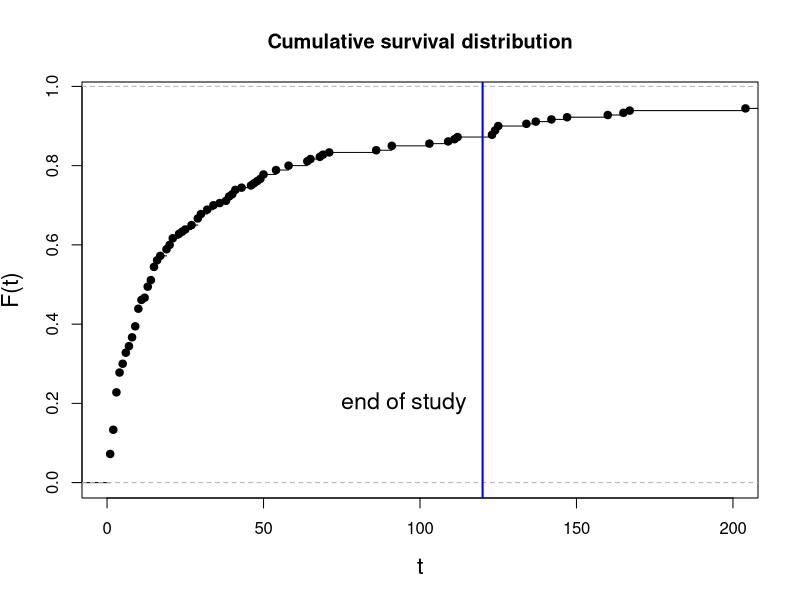
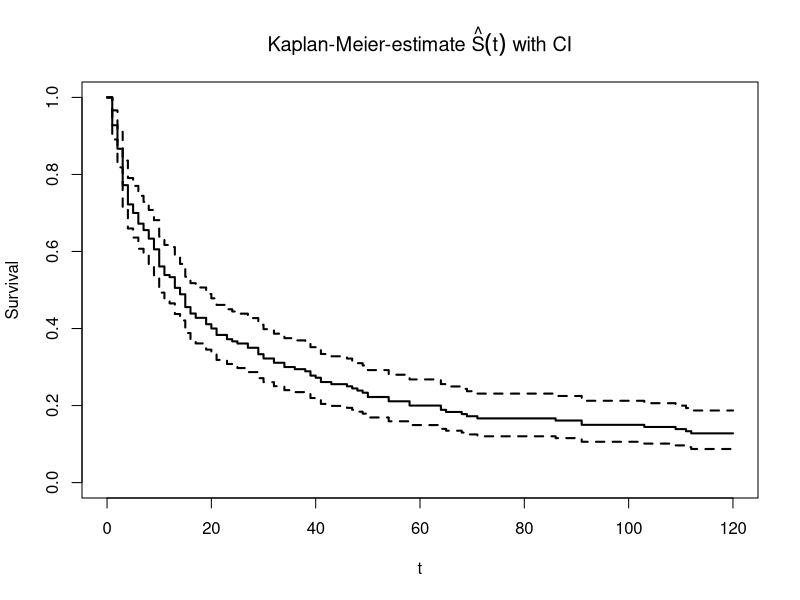
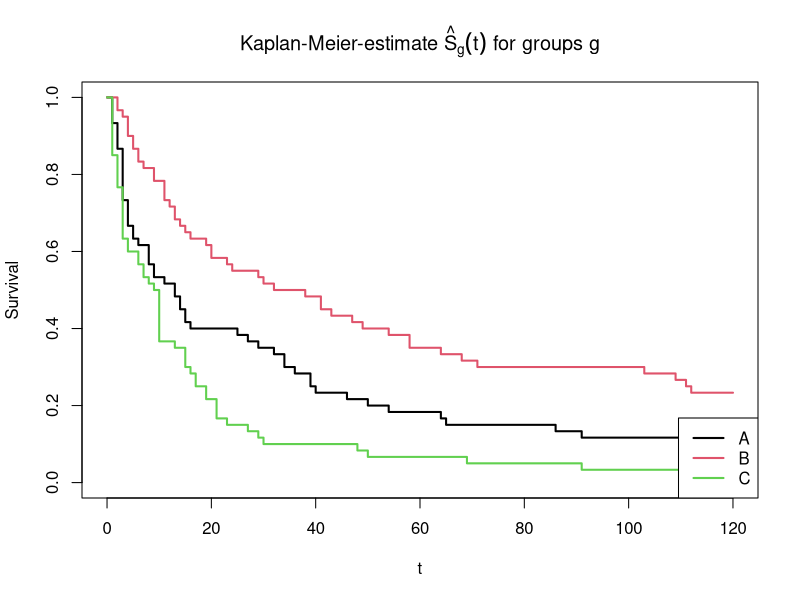
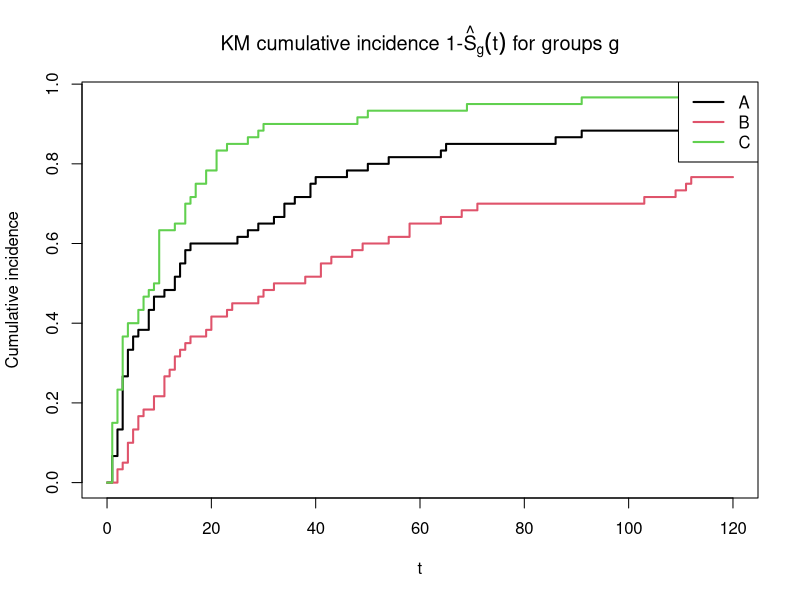
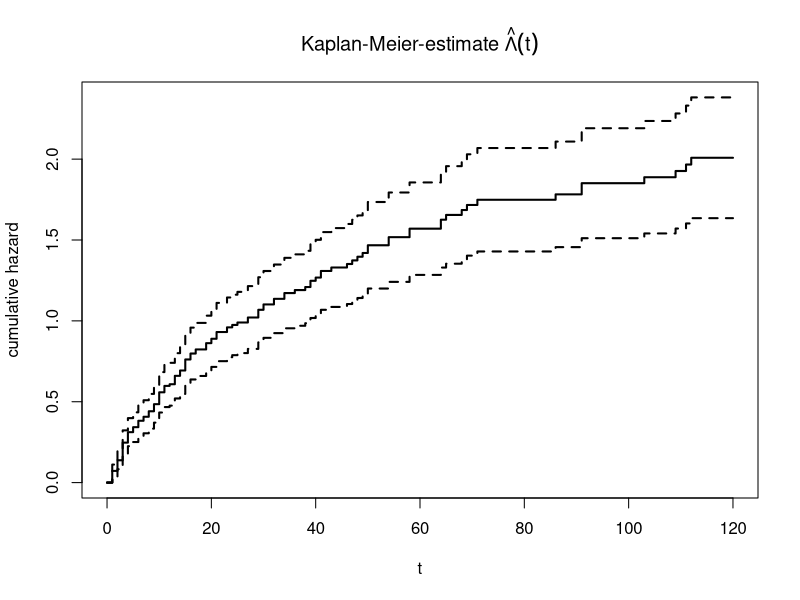

Reproduce these figures in R, in order.
## ------------------------------------------------------------------------
wants <- c("survival")
has   <- wants %in% rownames(installed.packages())
if(any(!has)) install.packages(wants[!has])

## ------------------------------------------------------------------------
set.seed(123)
N      <- 180                  # number of observations
P      <- 3                    # number of groups
sex    <- factor(sample(c("f", "m"), N, replace=TRUE))  # stratification factor
X      <- rnorm(N, 0, 1)       # continuous covariate
IV     <- factor(rep(LETTERS[1:P], each=N/P))  # factor covariate
IVeff  <- c(0, -1, 1.5)        # effects of factor levels (1 -> reference level)
Xbeta  <- 0.7*X + IVeff[unclass(IV)] + rnorm(N, 0, 2)
weibA  <- 1.5                  # Weibull shape parameter
weibB  <- 100                  # Weibull scale parameter
U      <- runif(N, 0, 1)       # uniformly distributed RV
eventT <- ceiling((-log(U)*weibB*exp(-Xbeta))^(1/weibA))   # simulated event time

# censoring due to study end after 120 days
obsLen <- 120                  # length of observation time
censT  <- rep(obsLen, N)       # censoring time = end of study
obsT   <- pmin(eventT, censT)  # observed censored event times
status <- eventT <= censT      # has event occured?
dfSurv <- data.frame(obsT, status, sex, X, IV)          # data frame

## ------------------------------------------------------------------------
library(survival)
dfSurvCP <- survSplit(dfSurv, cut=seq(30, 90, by=30), end="obsT",
                      event="status", start="start", id="ID", zero=0)

## ----rerSurvivalKM01-----------------------------------------------------
plot(ecdf(eventT), xlim=c(0, 200), main="Cumulative survival distribution",
     xlab="t", ylab="F(t)", cex.lab=1.4)
abline(v=obsLen, col="blue", lwd=2)
text(obsLen-5, 0.2, adj=1, labels="end of study", cex=1.4)

## ------------------------------------------------------------------------
library(survival)                # for Surv(), survfit()
## global estimate
KM0 <- survfit(Surv(obsT, status) ~ 1,  type="kaplan-meier", conf.type="log", data=dfSurv)

## separate estimate for all strata
(KM <- survfit(Surv(obsT, status) ~ IV, type="kaplan-meier", conf.type="log", data=dfSurv))

## ------------------------------------------------------------------------
quantile(KM0, probs=c(0.25, 0.5, 0.75), conf.int=FALSE)

## ------------------------------------------------------------------------
summary(KM0, times=c(50, 100))

## ----eval=FALSE----------------------------------------------------------
summary(KM0)
# not shown

## ----rerSurvivalKM02a----------------------------------------------------
plot(KM0, main=expression(paste("Kaplan-Meier-estimate ", hat(S)(t), " with CI")),
     xlab="t", ylab="Survival", lwd=2)

## ----rerSurvivalKM03a----------------------------------------------------
plot(KM, main=expression(paste("Kaplan-Meier-estimate ", hat(S)[g](t), " for groups g")),
     xlab="t", ylab="Survival", lwd=2, col=1:3)
legend(x="bottomright", col=1:3, lwd=2, legend=LETTERS[1:3])

## ----rerSurvivalKM03b----------------------------------------------------
plot(KM, main=expression(paste("KM cumulative incidence 1-", hat(S)[g](t), " for groups g")),
     fun=function(x) { 1- x },
     xlab="t", ylab="Cumulative incidence", lwd=2, col=1:3)
legend(x="topright", col=1:3, lwd=2, legend=LETTERS[1:3])

## ----rerSurvivalKM04-----------------------------------------------------
plot(KM0, main=expression(paste("Kaplan-Meier-estimate ", hat(Lambda)(t))),
     xlab="t", ylab="cumulative hazard", fun="cumhaz", lwd=2)

## ------------------------------------------------------------------------
library(survival)
survdiff(Surv(obsT, status) ~ IV, data=dfSurv)

## ------------------------------------------------------------------------
library(survival)
survdiff(Surv(obsT, status) ~ IV + strata(sex), data=dfSurv)

## ------------------------------------------------------------------------
try(detach(package:survival))
try(detach(package:splines))

